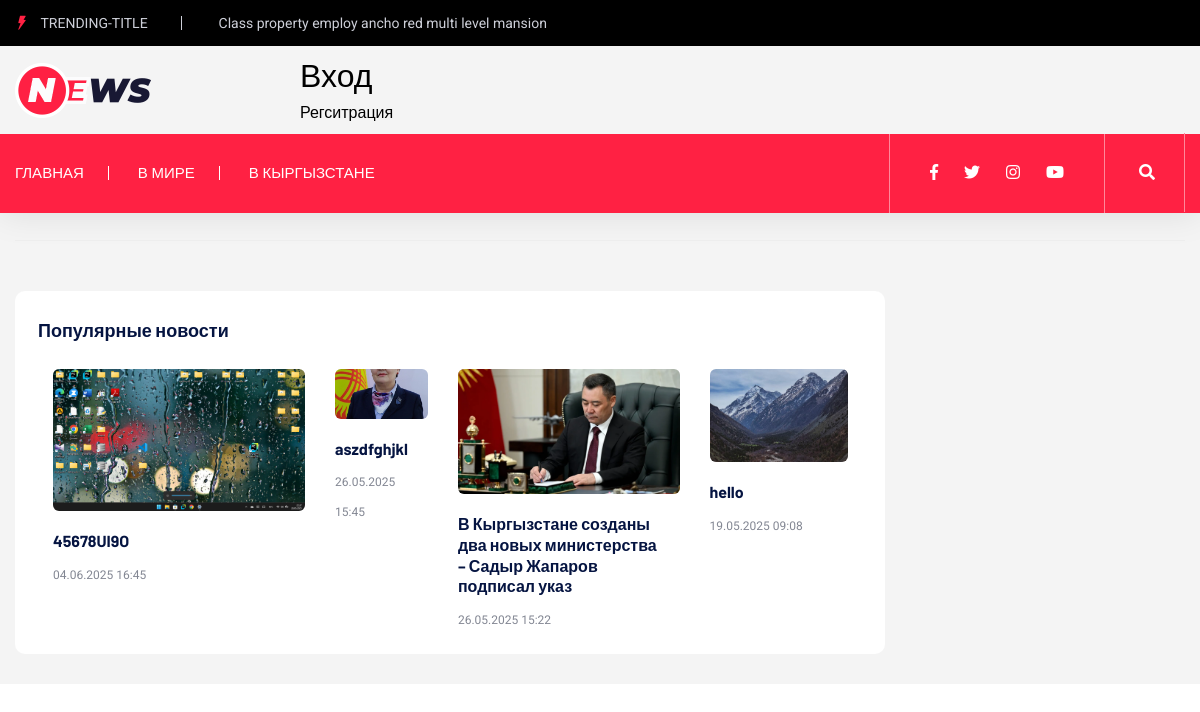
/, run on an earlier commit of the app's database.
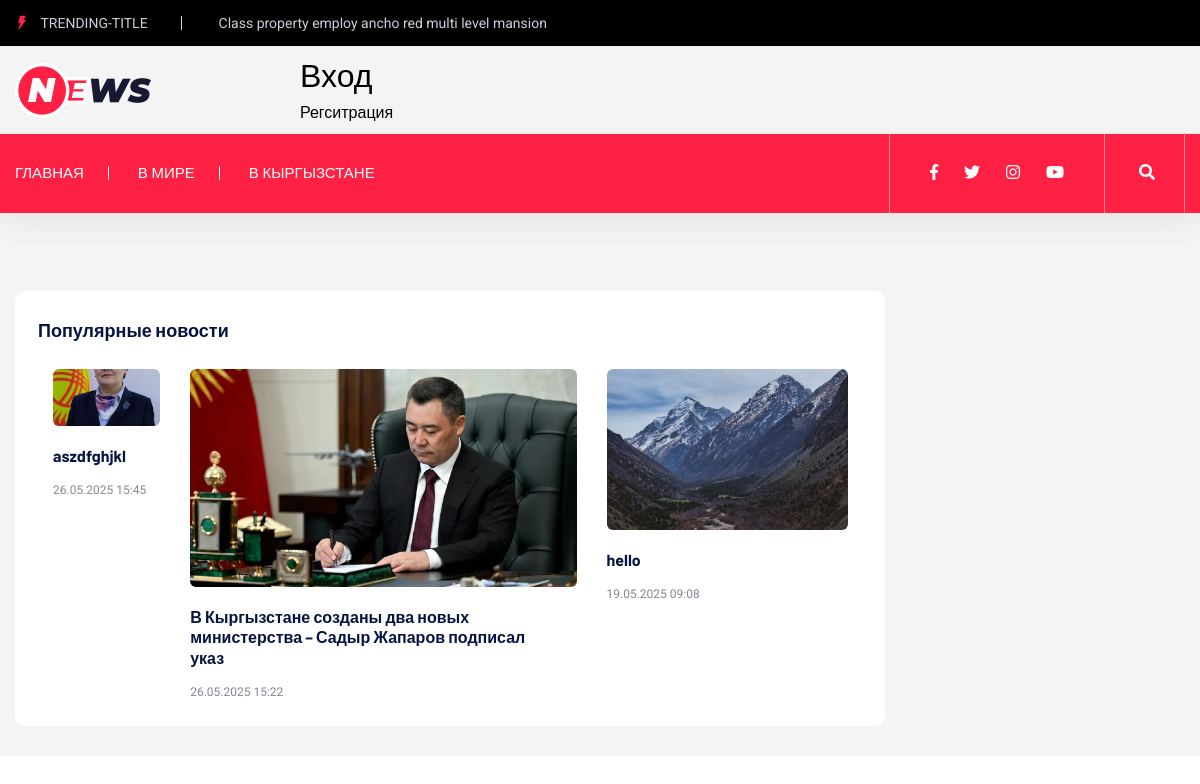
And on a later commit of the database.
### main/models.py (models this page shows, shortened)
class Category(models.Model):
    name = models.CharField(max_length=100)
    slug = models.SlugField(unique=True, blank=True)

class News(models.Model):
    title = models.CharField(max_length=255, verbose_name='Заголовок')
    slug = models.SlugField(unique=True, blank=True, verbose_name='URL')
    content = models.TextField(max_length=1400, verbose_name='Контент')
    image = models.ImageField(upload_to='news/', blank=True, null=True, verbose_name='Изображение')
    published_date = models.DateTimeField(auto_now_add=True)
    category = models.ForeignKey(Category, on_delete=models.CASCADE)

### main/views.py (the view)
# urls.py: path('', views.index, name='index'),
def index(request):
    categories = Category.objects.all()
    latest_news = News.objects.filter(slug__isnull=False).exclude(slug='').order_by('-published_date')[:5]
    return render(request, 'main/index.html', {
        'categories': categories,
        'news_list': latest_news
    })

### main/templates/main/index.html (shortened to what this page needs)
{% extends 'main/base.html' %}
{% load static %}
{% block content %}
<main>
    <div class="trending-area fix pt-25 gray-bg">
        <div class="container">
            <div class="trending-main">
                <div class="row">
                    <div class="col-lg-8">
                        </div>
                    </div>
                    <div class="col-lg-4">
                    </div>
                </div>
            </div>
        </div>
    <div class="weekly2-news-area pt-50 pb-30 gray-bg">
        <div class="container">
            <div class="weekly2-wrapper">
                <div class="row">
                    <div class="col-lg-9">
                        <div class="slider-wrapper">
                            <div class="row">
                                <div class="col-lg-12">
                                    <div class="small-tittle mb-30">
                                        <h4>Популярные новости</h4>
                                    </div>
                                </div>
                            </div>
                            <div class="row">
                                <div class="col-lg-12">
                                    <div class="weekly2-news-active d-flex">
                                         {% for news in news_list %}
                                        <div class="weekly2-single">
                                            <div class="weekly2-img">
                                                {% if news.image %}
                                                <img src="{{ news.image.url }}" alt="{{ news.title }}">
                                                {% else %}
                                                  <img src="/static/images/default.jpg" alt="Без изображения">
                                                {% endif %}
                                            </div>
                                            <div class="weekly2-caption">
                                                {% if news.slug %}
                                                <h4><a href="{% url 'main:news_detail' slug=news.slug %}">{{ news.title }}</a></h4>
                                                {% else %}
                                                <h4>{{ news.title }} (нет ссылки)</h4>
                                                {% endif %}
                                               <p>{{ news.published_date|date:"d.m.Y H:i" }}</p>
                                            </div>
                                        </div>
                                        {% endfor %}
                                    </div>
                                </div>
                            </div>
                        </div>
                    </div>
                </div>
            </div>
        </div>
    </div>
</main>
{% endblock %}

### main/templates/main/base.html (shortened to what this page needs)
{% load static %}
<!doctype html>
<html class="no-js" lang="zxx">
<head>
    <link rel="stylesheet" href="{% static 'assets/css/bootstrap.min.css' %}">
    <link rel="stylesheet" href="{% static 'assets/css/owl.carousel.min.css' %}">
    <link rel="stylesheet" href="{% static 'assets/css/ticker-style.css' %}">
    <link rel="stylesheet" href="{% static 'assets/css/flaticon.css' %}">
    <link rel="stylesheet" href="{% static 'assets/css/slicknav.css' %}">
    <link rel="stylesheet" href="{% static 'assets/css/animate.min.css' %}">
    <link rel="stylesheet" href="{% static 'assets/css/magnific-popup.css' %}">
    <link rel="stylesheet" href="{% static 'assets/css/fontawesome-all.min.css' %}">
    <link rel="stylesheet" href="{% static 'assets/css/themify-icons.css' %}">
    <link rel="stylesheet" href="{% static 'assets/css/slick.css' %}">
    <link rel="stylesheet" href="{% static 'assets/css/nice-select.css' %}">
    <link rel="stylesheet" href="{% static 'assets/css/style.css' %}">
</head>
<body>
<header>
    <div class="header-area">
        <div class="main-header ">
            <div class="header-top black-bg d-none d-sm-block">
                <div class="container">
                    <div class="col-xl-12">
                        <div class="row d-flex justify-content-between align-items-center">
                            <div class="header-info-left">
                                <ul>
                                    <li class="title"><span class="flaticon-energy"></span> trending-title</li>
                                    <li>Class property employ ancho red multi level mansion</li>
                                </ul>
                            </div>
                        </div>
                    </div>
                </div>
            </div>
            <div class="header-mid gray-bg">
                <div class="container">
                    <div class="row d-flex align-items-center">
                        <div class="col-xl-3 col-lg-3 col-md-3 d-none d-md-block">
                            <div class="logo">
                                <a href="index.html"><img src="{% static 'assets/img/logo/logo.png' %}" alt=""></a>
                            </div>
                        </div>
                        <div class="auth-buttons">
                {% if user.is_authenticated %}
                    <h2><a style="color: black;"         href="{% url 'main:create_news' %}" class="add-button">Создать</h2>
                    </a>
                    <h2><a style="color: black;"  href="{% url 'user_app:logout' %}" class="logout-button">Выход</h2>
                    </a>
                {% else %}
                    <h2><a style="color: black;"  href="{% url 'user_app:login' %}" class="login-button">Вход</h2>
                    <a style="color: black;"   href="{% url 'user_app:register' %}" class="register-button">Регситрация</a></h2>
                {% endif %}
            </div>
                    </div>
                </div>
            </div>
            <div class="header-bottom header-sticky">
                <div class="container">
                    <div class="row align-items-center">
                        <div class="col-xl-8 col-lg-8 col-md-12 header-flex">
                            <div class="main-menu d-none d-md-block">
                                <nav>
                                    <ul >
                                        <li><a href="{% url 'main:index' %}">Главная</a></li>
                                        {% for cat in categories %}
                                        <li><a href="{% url 'main:category' cat.slug %}">{{ cat.name }}</a></li>
                                        {% endfor %}
                                    </ul>
                                </nav>
                            </div>
                        </div>
                        <div class="col-xl-4 col-lg-4 col-md-4">
                            <div class="header-right f-right d-none d-lg-block">
                                <ul class="header-social">
                                    <li><a href="https://www.fb.com/sai4ull"><i class="fab fa-facebook-f"></i></a></li>
                                    <li><a href="#"><i class="fab fa-twitter"></i></a></li>
                                    <li><a href="#"><i class="fab fa-instagram"></i></a></li>
                                    <li> <a href="#"><i class="fab fa-youtube"></i></a></li>
                                </ul>
                                <div class="nav-search search-switch">
                                    <i class="fa fa-search"></i>
                                </div>
                            </div>
                        </div>
                        <div class="col-12">
                        </div>
                    </div>
                </div>
            </div>
        </div>
    </div>
</header>
    <main>
        {% block content %}
        {% endblock %}
    </main>

What changed in the data, as far as the page shows it:
removed News: image (picture), title "45678UI9O", published_date "04.06.2025 16:45"
